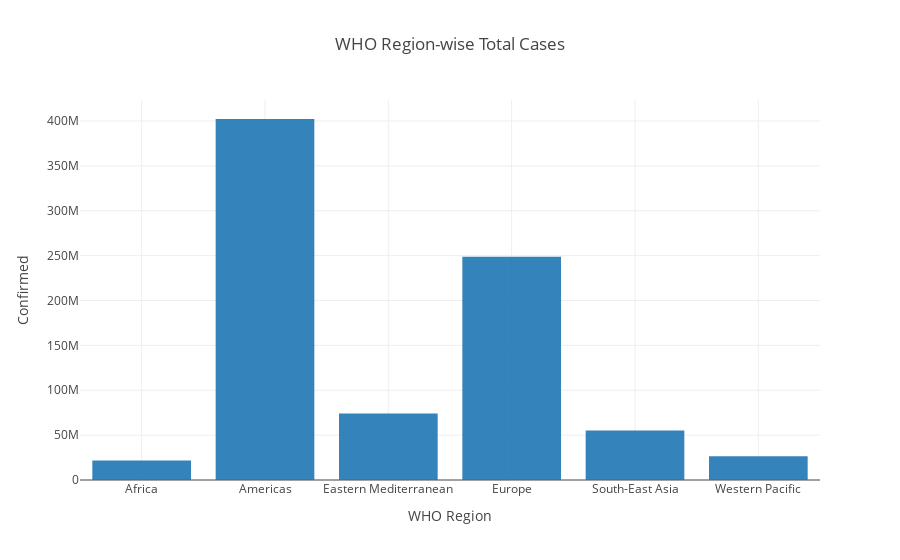

Write notebook code for a chart like this one.
### Code cell
barchart = px.bar(
    data_frame = region_wise_confirmed, x = region_wise_confirmed.index , y = 'Confirmed',               
    opacity = 0.9, orientation = "v", barmode = 'relative',          
    hover_data = ['Deaths', 'Recovered'],
    color_continuous_scale=px.colors.diverging.Picnic,      
    range_color=[1,10000], 
    labels={"y":"Total Confirmed Cases"}, title='WHO Region-wise Total Cases',
    template='gridon'

)


pio.show(barchart)

### Figure 1 — Plotly figure (JSON) as saved in the notebook; plotly's stock layout.template omitted (floating-point values rounded to 4 significant figures)
{"data": [{"alignmentgroup": "True", "customdata": [[439978, 11193730], [19359292, 157069444], [1924029, 48050703], [19271040, 123202075], [1458134, 30030327], [932430, 18861950]], "hovertemplate": "WHO Region=%{x}<br>Confirmed=%{y}<br>Deaths=%{customdata[0]}<br>Recovered=%{customdata[1]}<extra></extra>", "legendgroup": "", "marker": {"color": "#1F77B4", "opacity": 0.9, "pattern": {"shape": ""}}, "name": "", "offsetgroup": "", "orientation": "v", "showlegend": false, "textposition": "auto", "type": "bar", "x": ["Africa", "Americas", "Eastern Mediterranean", "Europe", "South-East Asia", "Western Pacific"], "xaxis": "x", "y": [21791827, 402261194, 74082892, 248879793, 55118365, 26374411], "yaxis": "y"}], "layout": {"barmode": "relative", "legend": {"tracegroupgap": 0}, "title": {"text": "WHO Region-wise Total Cases"}, "xaxis": {"anchor": "y", "domain": [0, 1], "title": {"text": "WHO Region"}}, "yaxis": {"anchor": "x", "domain": [0, 1], "title": {"text": "Confirmed"}}}}
